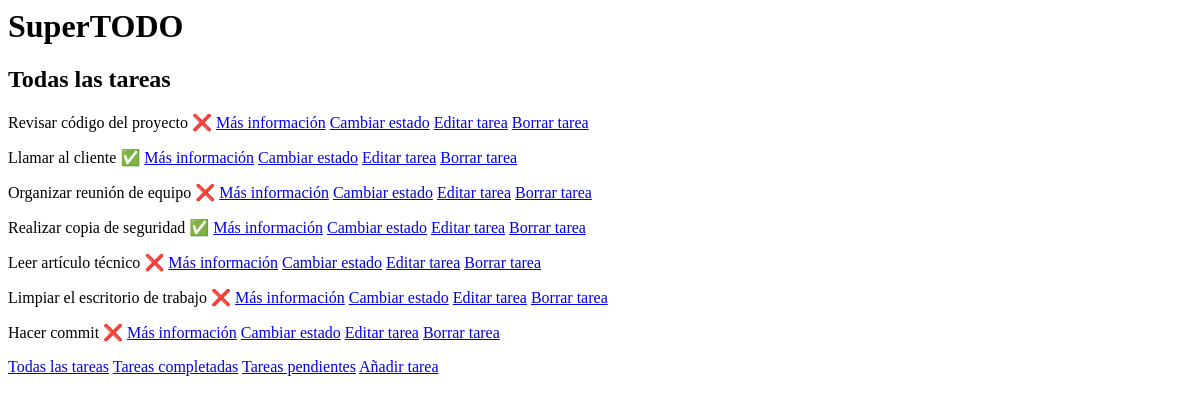
The page /tasks/ on the database as committed earlier.
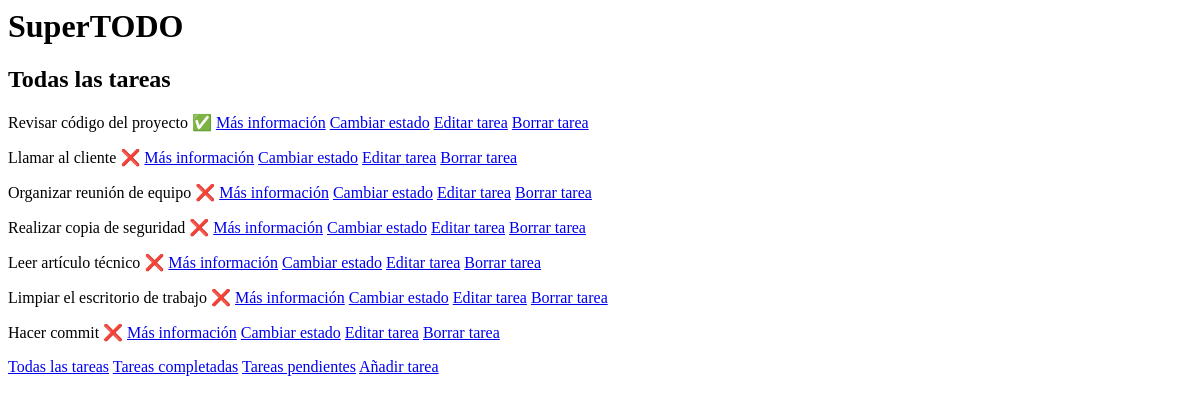
The same page on the database as committed later.
### tasks/models.py (models this page shows)
class Task(models.Model):
    name = models.CharField(max_length=128)
    description = models.TextField(blank=True)
    slug = models.SlugField(unique=True)
    completed = models.BooleanField(default=False)
    created_at = models.DateTimeField(auto_now_add=True)
    updated_at = models.DateTimeField(auto_now=True)

### tasks/views.py (the view)
# urls.py: path('', views.task_list, name='task-list'),
def task_list(request):
    tasks = Task.objects.all()
    return render(request, 'tasks/task/list.html', {'tasks': tasks})

### tasks/templates/tasks/task/list.html
{% block content %}
{% include "header.html" with subtitle="Todas las tareas"%}
{% for task in tasks %}
<p>{{ task.name }}
  {% if task.completed %} ✅
  {% else %} ❌
  {% endif %}
  <a href="{% url 'tasks:task-detail' task.slug %}"> Más información</a>
  <a href="{% url 'tasks:toggle-task' task.slug %}"> Cambiar estado</a>
  <a href="{% url 'tasks:edit-task' task.slug %}">Editar tarea</a>
  <a href="{% url 'tasks:delete-task' task.slug %}">Borrar tarea</a>
</p>
  {% empty %}
  <p>Nada que hacer. ¡Enhorabuena!</p>
{% endfor %}
{% include "links.html" %}
{% endblock %}

### shared/templates/header.html
<div class="header">
    <h1>SuperTODO</h1>
    <h2>{{ subtitle }}</h1>
</div>

### shared/templates/links.html
<div class="links">
    <a href="{% url 'tasks:task-list' %}">Todas las tareas</a>
    <a href="{% url 'tasks:task-list-completed' %}">Tareas completadas</a>
    <a href="{% url 'tasks:task-list-pending' %}">Tareas pendientes</a>
    <a href="{% url 'tasks:add-task' %}">Añadir tarea</a>
</div>

Rows that differ between the two databases and show on the page:
changed Task "Revisar código del proyecto": completed "❌" → "✅"
changed Task "Llamar al cliente": completed "✅" → "❌"
changed Task "Realizar copia de seguridad": completed "✅" → "❌"
